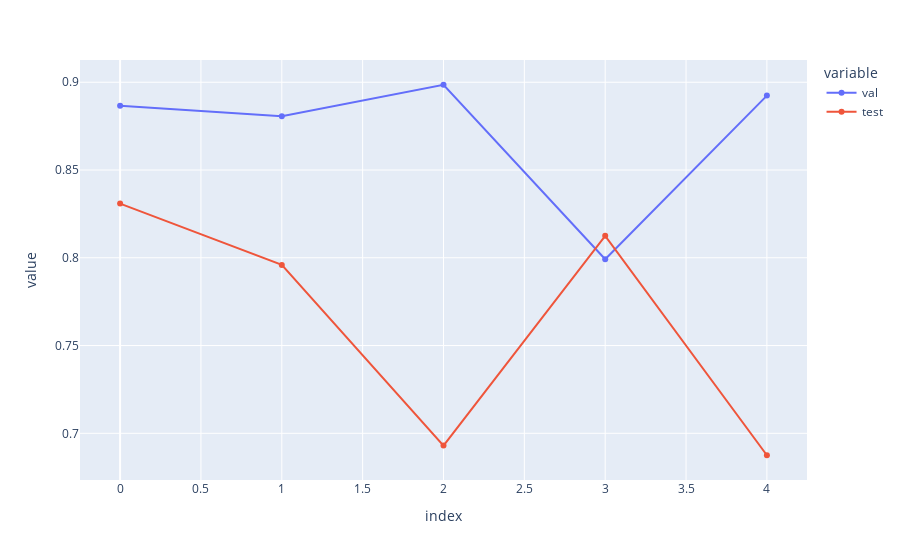

This figure's notebook cell:
### Code cell
df_tss = pd.DataFrame(tss)
df_tss
px.line(df_tss, x=df_tss.index, y=df_tss.columns, markers='o')

### Figure 1 — Plotly figure (JSON) as saved in the notebook; plotly's stock layout.template omitted (floating-point values rounded to 4 significant figures)
{"data": [{"hovertemplate": "variable=val<br>index=%{x}<br>value=%{y}<extra></extra>", "legendgroup": "val", "line": {"color": "#636efa", "dash": "solid"}, "marker": {"symbol": "circle"}, "mode": "markers+lines", "name": "val", "orientation": "v", "showlegend": true, "type": "scatter", "x": [0, 1, 2, 3, 4], "xaxis": "x", "y": [0.8867, 0.8806, 0.8986, 0.7991, 0.8924], "yaxis": "y"}, {"hovertemplate": "variable=test<br>index=%{x}<br>value=%{y}<extra></extra>", "legendgroup": "test", "line": {"color": "#EF553B", "dash": "solid"}, "marker": {"symbol": "circle"}, "mode": "markers+lines", "name": "test", "orientation": "v", "showlegend": true, "type": "scatter", "x": [0, 1, 2, 3, 4], "xaxis": "x", "y": [0.8309, 0.796, 0.693, 0.8125, 0.6875], "yaxis": "y"}], "layout": {"autosize": true, "legend": {"title": {"text": "variable"}, "tracegroupgap": 0}, "margin": {"t": 60}, "xaxis": {"anchor": "y", "autorange": true, "domain": [0, 1], "range": [-0.2563, 4.256], "title": {"text": "index"}, "type": "linear"}, "yaxis": {"anchor": "x", "autorange": true, "domain": [0, 1], "range": [0.6712, 0.9149], "title": {"text": "value"}, "type": "linear"}}}
